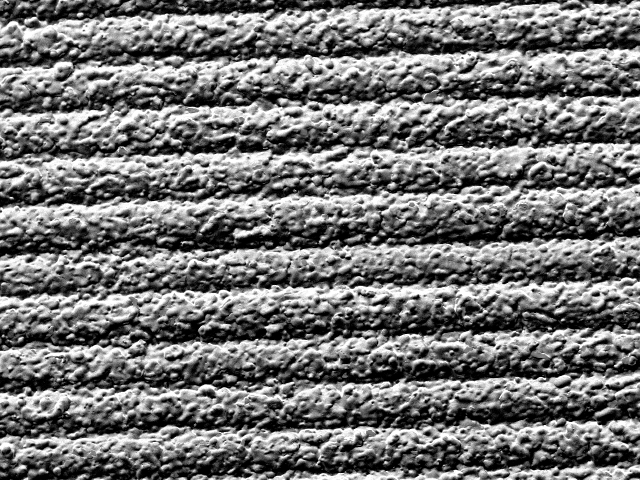
#> input picture imagenes/4-C-B.BMP, 1280 x 960 px (shown at 1/2 size)
$ python nssss.py
#> lines starting #> are read from the running program, lines starting #| are printed output that depends on the picture
import numpy as np
from PIL import Image
import matplotlib.pyplot as plt
from scipy.ndimage import uniform_filter
from mpl_toolkits.mplot3d import Axes3D  # Importación para gráficos 3D

# Función para leer y convertir imagen a arreglo numpy
import tkinter as tk
from tkinter import filedialog

# Inicializar Tkinter y ocultar la ventana principal
root = tk.Tk()
root.withdraw()

# Función para abrir el diálogo de selección de archivo y leer imagen
def seleccionar_y_leer_imagen():
    archivo = filedialog.askopenfilename(title='Seleccionar archivo de imagen', filetypes=[('Bitmap files', '*.bmp')])
#> the answer given: imagenes/4-C-B.BMP
    with Image.open(archivo) as img:
#> img is the input picture: PIL image 1280x960 L; min 0, max 255, mean 115.8
        return np.asarray(img, dtype=np.float64) + 1

# Pedir al usuario cargar las imágenes mediante un diálogo de selección de archivos
I1 = seleccionar_y_leer_imagen()
I2 = seleccionar_y_leer_imagen()
#> the answer given: imagenes/6-C-B.BMP
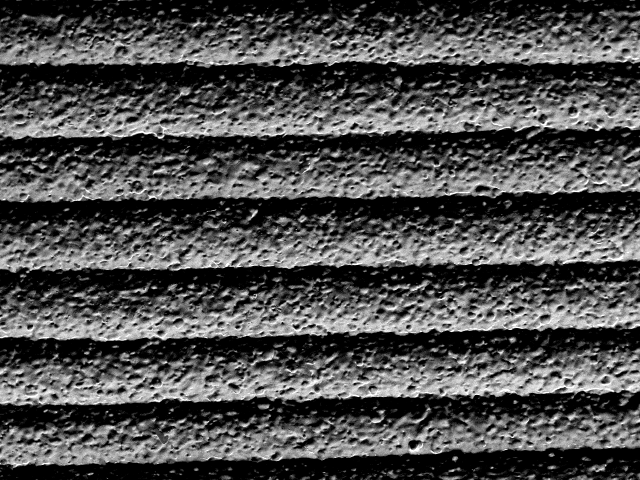
#> input picture imagenes/6-C-B.BMP, 1280 x 960 px (shown at 1/2 size)
#> in seleccionar_y_leer_imagen, img is the input picture: PIL image 1280x960 L; min 0, max 255, mean 77.9
I3 = seleccionar_y_leer_imagen()
#> the answer given: imagenes/6-C-B.BMP
I4 = seleccionar_y_leer_imagen()
#> the answer given: imagenes/6-C-B.BMP

# Calcular matrices z
Tamano = I1.shape
#> Tamano = (960, 1280)
z1, z2, z3, z4 = np.zeros(Tamano), np.zeros(Tamano), np.zeros(Tamano), np.zeros(Tamano)

for i in range(Tamano[0]):
    for j in range(1, Tamano[1]):
        z1[i, j] = (I1[i, j] - I2[i, j]) / (I1[i, j] + I2[i, j]) + z1[i, j-1]
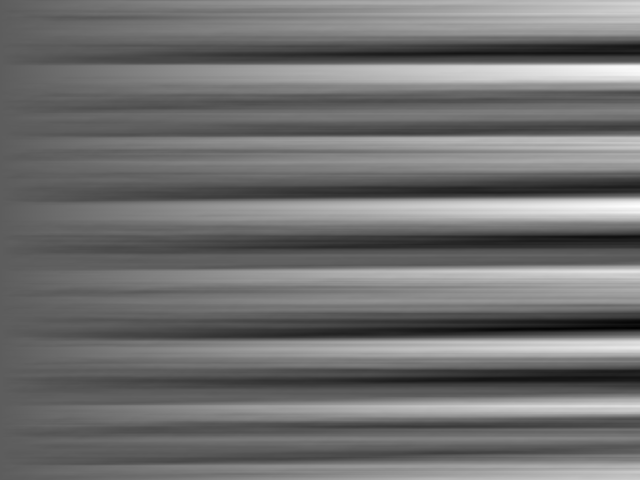
#> z1: shape (960, 1280) float64 (shown at 1/2 size); min -699.7, max 1207.1, mean 139.9; drawn with min black and max white

for i in range(Tamano[0]):
    for j in range(Tamano[1]-2, -1, -1):
        z3[i, j] = (-I1[i, j] + I2[i, j]) / (I1[i, j] + I2[i, j]) + z3[i, j+1]
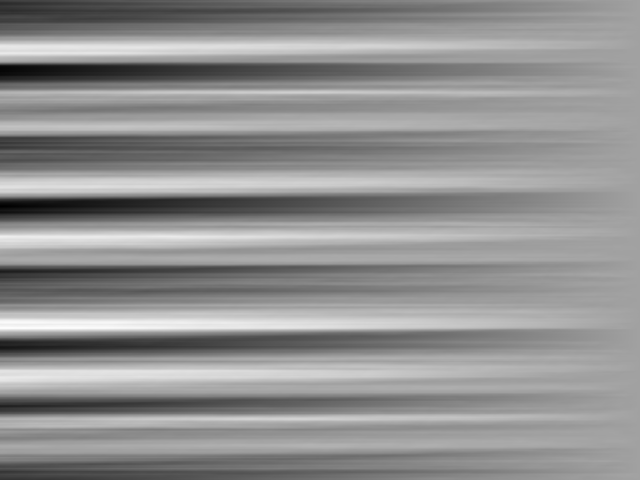
#> z3: shape (960, 1280) float64 (shown at 1/2 size); min -1206.1, max 696.5, mean -125.4; drawn with min black and max white

for j in range(Tamano[1]):
    for i in range(1, Tamano[0]):
        z2[i, j] = (I3[i, j] - I4[i, j]) / (I3[i, j] + I4[i, j]) + z2[i-1, j]
#> z2: shape (960, 1280) float64; every value is 0

for j in range(Tamano[1]):
    for i in range(Tamano[0]-2, -1, -1):
        z4[i, j] = (-I3[i, j] + I4[i, j]) / (I3[i, j] + I4[i, j]) + z4[i+1, j]

z = -z1 - z2 - z3 - z4
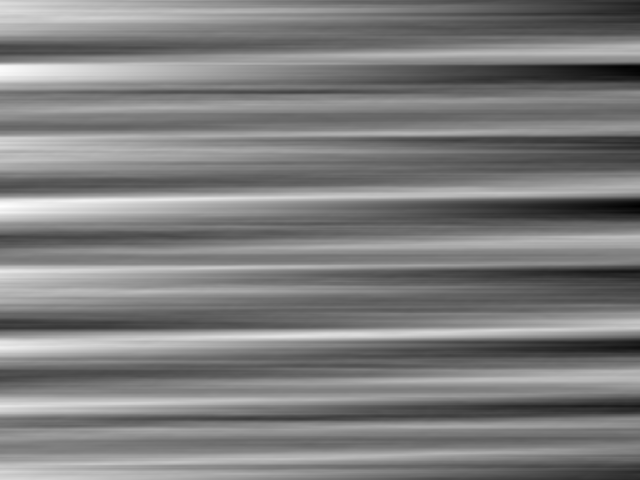
#> z: shape (960, 1280) float64 (shown at 1/2 size); min -1207.1, max 1206.1, mean -14.6; drawn with min black and max white

# Calibración basada en aumentos
Aumentos = float(input('Introduce los aumentos de la imagen: '))
#> the answer given: 3
Coef50, Coef150, Coef300 = 0.0120, 0.0024, 0.0021
if 50 < Aumentos < 150:
    CalibracionZ = ((Aumentos-50)*(Coef150-Coef50)/(150-50))+Coef50
elif Aumentos > 150:
    CalibracionZ = ((Aumentos-150)*(Coef300-Coef150)/(300-150))+Coef150

# Coordenadas para la visualización
CalibracionX = np.linspace(0, 0.5, Tamano[1]) / 126
#> CalibracionX = 1280 values from 0 to 0.00397
CalibracionY = np.linspace(0, 0.5, Tamano[0]) / 126
#> CalibracionY = 960 values from 0 to 0.00397
X, Y = np.meshgrid(CalibracionX, CalibracionY)

# Suavizado y visualización
h = np.ones((20, 20)) / 400
#> (the run stopped early here; a loop or call above may not have finished)
